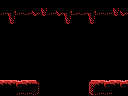

A 2D game scene composited from a Tiled map and its tileset images. What follows is a short description and the map's XML, with every tile layer's data as written:
An orthogonal 16x12 tile map with 8x8 px tiles, 1 tile layer (Tile Layer 1) and 6 objects (2x item, 2x big-item, 2x 4x4-item).

<map version="1.0" orientation="orthogonal" renderorder="right-down" width="16" height="12" tilewidth="8" tileheight="8" nextobjectid="7">
 <properties>
  <property name="down" value="hole" />
  <property name="left" value="hole" />
  <property name="right" value="hole" />
 </properties>
 <tileset firstgid="1" name="tiles" tilewidth="8" tileheight="8" tilecount="256" columns="16">
  <image source="tiles.png" width="128" height="128" />
 </tileset>
 <layer name="Tile Layer 1" width="16" height="12">
  <data encoding="csv">
118,118,118,118,118,118,118,118,118,118,118,118,118,118,118,118,
254,149,254,148,147,181,254,147,149,148,148,149,254,254,181,147,
1,181,1,1,1,1,1,1,181,1,1,181,1,1,1,1,
1,1,1,1,1,1,1,1,1,1,1,1,1,1,1,1,
1,1,1,1,1,1,1,1,1,1,1,1,1,1,1,1,
1,1,1,1,1,1,1,1,1,1,1,1,1,1,1,1,
1,1,1,1,1,1,1,1,1,1,1,1,1,1,1,1,
1,1,1,1,1,1,1,1,1,1,1,1,1,1,1,1,
1,1,1,1,1,1,1,1,1,1,1,1,1,1,1,1,
1,1,1,1,1,1,1,1,1,1,1,1,1,1,1,1,
119,119,247,119,121,1,1,1,1,1,1,117,119,247,119,247,
118,118,254,254,144,1,1,1,1,1,1,145,254,254,118,118
</data>
 </layer>
 <objectgroup name="objects">
  <object id="1" type="item" x="96" y="64" width="16" height="16" />
  <object id="2" type="item" x="16" y="64" width="16" height="16" />
  <object id="3" type="big-item" x="96" y="56" width="32" height="24" />
  <object id="4" type="big-item" x="0" y="56" width="32" height="24" />
  <object id="5" type="4x4-item" x="96" y="48" width="32" height="32" />
  <object id="6" type="4x4-item" x="0" y="48" width="32" height="32" />
 </objectgroup>
</map>
